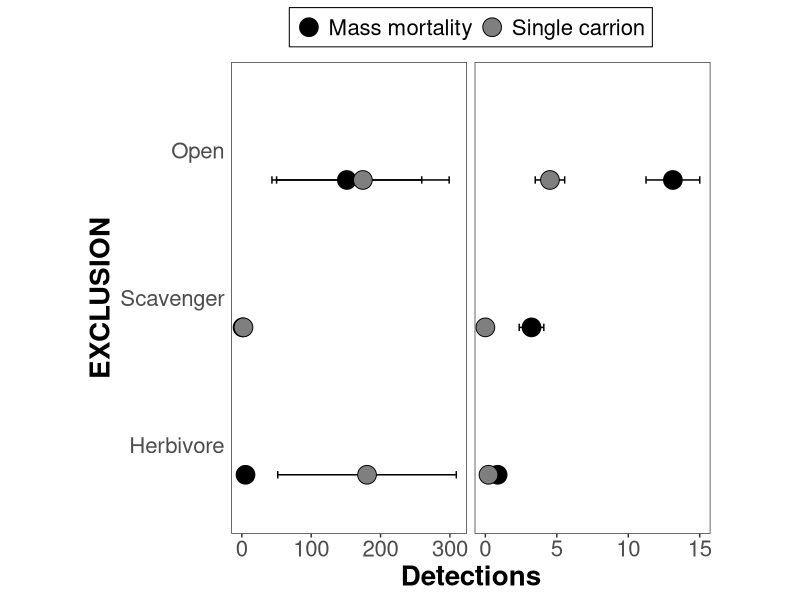

Reproduce this figure in R. (Note: this script raises an error after producing the figure.)
## --------------- HEADER ------------------------------------------------------
## Script name: 4_Cam-traps-figure.R
## Author: David S. Mason, UF D.E.E.R. Lab
## Department: Wildlife Ecology and Conservation
## Affiliation: University of Florida
## Date Created: 2021-11-23
## Date Last Modified: 2025-08-13
## Copyright (c) David S. Mason, 2025
## Contact: david.mason@jonesctr.org
## Purpose of script: This script will produce a figure for the camera trap data

## --------------- SET—UP WORKSPACE --------------------------------------------

library(tidyverse)
rm(list = ls())

decomp.means <- read.csv("Analysis/Animals/Decomp-means.csv")
herb.means <- read.csv("Analysis/Animals/Herb-means.csv")

## --------------- MANIPULATE THE DATA -----------------------------------------

decomp.means$FUNCTIONAL <- "Scavengers"
herb.means$FUNCTIONAL <- "Herbivores"

means <- rbind(decomp.means, herb.means)
rm(decomp.means, herb.means)

means$Biomass <- NA

for (i in 1:nrow(means)) {
  if (means$Treatment[i] %in% c("CO", "CS", "CH")) {
    means$Biomass[i] <- "Single carcass"
  } else {
    means$Biomass[i] <- "MMME"
  }
}

means$EXCLUSION <- NA

for (i in 1:nrow(means)) {
  if (means$Treatment[i] %in% c("CO", "MO")) {
    means$EXCLUSION[i] <- "Open"
  }
  if (means$Treatment[i] %in% c("CS", "MS")) {
    means$EXCLUSION[i] <- "Scavenger"
  }
  if (means$Treatment[i] %in% c("CH", "MH")) {
    means$EXCLUSION[i] <- "Herbivore"
  }
}

means$Nudge <- NA

for (i in 1:nrow(means)) {
  if (means$Biomass[i] == "MME") {
    means$Nudge[i] <- 0.2
  } else {
    means$Nudge[i] <- -0.2
  }
}

means$EXCLUSION <- factor(means$EXCLUSION,
  levels = c("Herbivore", "Scavenger", "Open")
)

means$Biomass <- factor(means$Biomass,
  levels = c("MME", "Single carcass")
)

means$FUNCTIONAL <- factor(means$FUNCTIONAL,
  levels = c(
    "Scavengers",
    "Herbivores"
  )
)

## --------------- CREATE A FIGURE ---------------------------------------------

p <- ggplot(means, aes(x = Mean, y = EXCLUSION)) +
  geom_errorbar(aes(xmin = Mean - se, xmax = Mean + se),
    size = 0.5, width = 0.05, position = position_nudge(0, means$Nudge)
  ) +
  geom_point(aes(fill = Biomass),
    color = "black",
    pch = 21, size = 6, position = position_nudge(0, means$Nudge)
  ) +
  scale_fill_manual(
    values = c("black", "white"),
    labels = c("Mass mortality", "Single carrion")
  ) +
  theme_bw() +
  theme(
    panel.grid.major.x = element_blank(),
    panel.grid.minor.x = element_blank(),
    text = element_text(size = 20),
    axis.title = element_text(face = "bold"),
    legend.position = "top",
    legend.title = element_blank(),
    aspect.ratio = 2,
    strip.background = element_blank(),
    strip.text.x = element_blank()
  ) +
  theme(axis.ticks.y = element_blank()) +
  xlab("Detections") +
  ylab("EXCLUSION") +
  facet_wrap(~FUNCTIONAL, scales = "free_x")


p <- p + theme(
  panel.background = element_rect(
    fill = "transparent",
    colour = NA_character_
  ), # necessary to avoid drawing panel outline
  panel.grid.major = element_blank(), # get rid of major grid
  panel.grid.minor = element_blank(), # get rid of minor grid
  plot.background = element_rect(
    fill = "transparent",
    colour = NA_character_
  ), # necessary to avoid drawing plot outline
  legend.background = element_rect(fill = "transparent"),
  legend.box.background = element_rect(fill = "transparent"),
  legend.key = element_rect(fill = "transparent")
)

ggsave(
  plot = p,
  filename = "Figures/Animals/FUNCTIONAL-detections.png",
  bg = "transparent",
  width = 8,
  height = 13,
  units = "in"
)

